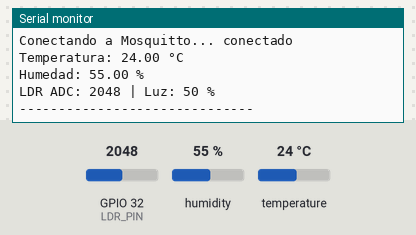
Bench run of a sketch on a simulated ESP32. On the bench: the last lines printed to the serial monitor. The inputs (shaded band) are chosen by the test bench; at power-on: humidity 55 %, GPIO 32 (LDR_PIN) = 2048, temperature 24 °C (analog values on the 0–4095 scale). WiFi joins after 1.5 s; servers stay silent unless stated; no MQTT or app messages arrive unless stated.

Above: at 2.7 s.
2.8 s: humidity set to 22 %
5.5 s: GPIO 32 (LDR_PIN) set to 2866
At 7.1 s:
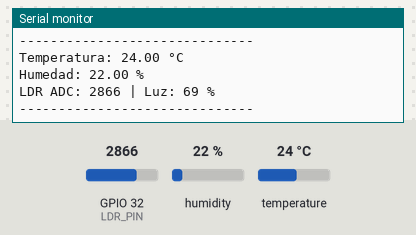
8.2 s: temperature set to 12 °C
10.9 s: GPIO 32 (LDR_PIN) set to 3603
At 13.2 s:
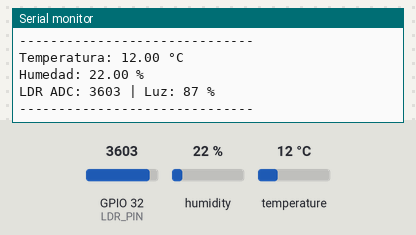
13.6 s: humidity set to 40 %
At 14.4 s:
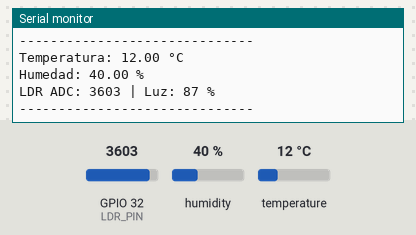
Timing chart, 0 to 16.6 s (numbered marks = the images above; inputs shaded):
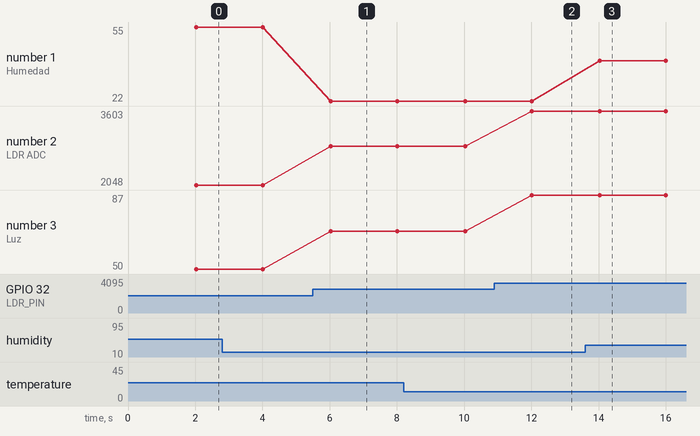

The sketch:

Taller.ino
```cpp
#include <WiFi.h>
#include <PubSubClient.h>
#include <DHT.h>

// ======================================================
// CONFIGURACIÓN WIFI
// ======================================================

const char* WIFI_SSID = "ARTEFACTOS";
const char* WIFI_PASSWORD = "s^3sQ#9teskVgnb";

// ======================================================
// CONFIGURACIÓN MQTT
// ======================================================

const char* MQTT_SERVER = "10.110.0.29";
const int MQTT_PORT = 1883;

// Topics utilizados por el dashboard React.
const char* TOPIC_TEMPERATURA = "clima/esp32/temperatura";
const char* TOPIC_HUMEDAD = "clima/esp32/humedad";
const char* TOPIC_LUZ = "clima/esp32/luz";

// ======================================================
// CONFIGURACIÓN DE SENSORES
// ======================================================

#define DHT_PIN 4        // DATA del DHT11
#define DHT_TYPE DHT11
#define LDR_PIN 32       // Punto medio del divisor LDR + 10k

DHT dht(DHT_PIN, DHT_TYPE);

WiFiClient wifiClient;
PubSubClient mqttClient(wifiClient);

// Enviar una lectura cada 2 segundos.
const unsigned long INTERVALO_ENVIO = 2000;

unsigned long ultimoEnvio = 0;

void conectarWiFi() {

  Serial.print("Conectando a WiFi");

  WiFi.begin(WIFI_SSID, WIFI_PASSWORD);

  while (WiFi.status() != WL_CONNECTED) {
    delay(500);
    Serial.print(".");
  }

  Serial.println();
  Serial.println("WiFi conectado");

  Serial.print("IP del ESP32: ");
  Serial.println(WiFi.localIP());
}

void conectarMQTT() {

  while (!mqttClient.connected()) {

    Serial.print("Conectando a Mosquitto...");

    // Crear un Client ID diferente para este ESP32.
    String clientId = "ESP32-";
    clientId += String(
      (uint32_t)(ESP.getEfuseMac() & 0xFFFFFFFF),
      HEX
    );

    if (mqttClient.connect(clientId.c_str())) {

      Serial.println(" conectado");

    } else {

      Serial.print(" error, rc=");
      Serial.print(mqttClient.state());
      Serial.println(". Reintentando en 2 segundos...");

      delay(2000);
    }
  }
}

// ======================================================
// LEER Y PUBLICAR SENSORES
// ======================================================

void publicarSensores() {

  // 1 y 2. Obtener temperatura y humedad del DHT11.
  float temperatura = dht.readTemperature();
  float humedad = dht.readHumidity();

  // Si la lectura falla, no publicar datos inválidos.
  if (isnan(temperatura) || isnan(humedad)) {
    Serial.println("Error leyendo el DHT11");
    return;
  }

  // 3. Leer la LDR (ADC de 12 bits: 0 a 4095)
  //    y convertirla a porcentaje (0 a 100 %).
  int ldrAdc = analogRead(LDR_PIN);
  int luz = map(ldrAdc, 0, 4095, 0, 100);
  luz = constrain(luz, 0, 100);

  // 4. MQTT envía texto, así que se convierten los números a cadenas.
  char tempStr[10];
  char humStr[10];
  char luzStr[10];

  dtostrf(temperatura, 1, 2, tempStr);
  dtostrf(humedad, 1, 2, humStr);
  snprintf(luzStr, sizeof(luzStr), "%d", luz);

  // 5. Publicar cada dato en su topic.
  //    true = mensaje retained: el broker guarda el último valor
  //    y lo entrega al dashboard apenas se conecta o recarga.
  mqttClient.publish(TOPIC_TEMPERATURA, tempStr, true);
  mqttClient.publish(TOPIC_HUMEDAD, humStr, true);
  mqttClient.publish(TOPIC_LUZ, luzStr, true);

  // 6. Mostrar las mediciones en el Monitor Serial.
  Serial.print("Temperatura: ");
  Serial.print(tempStr);
  Serial.println(" °C");

  Serial.print("Humedad: ");
  Serial.print(humStr);
  Serial.println(" %");

  Serial.print("LDR ADC: ");
  Serial.print(ldrAdc);
  Serial.print(" | Luz: ");
  Serial.print(luz);
  Serial.println(" %");

  Serial.println("------------------------------");
}

void setup() {

  Serial.begin(115200);

  // Inicializar sensores y pines.
  dht.begin();
  pinMode(LDR_PIN, INPUT);
  analogReadResolution(12);   // Lecturas de 0 a 4095

  conectarWiFi();

  mqttClient.setServer(
    MQTT_SERVER,
    MQTT_PORT
  );
}

void loop() {

  // Si se pierde WiFi, volver a conectarse.
  if (WiFi.status() != WL_CONNECTED) {
    conectarWiFi();
  }

  // Si se pierde MQTT, volver a conectarse.
  if (!mqttClient.connected()) {
    conectarMQTT();
  }

  mqttClient.loop();

  // Publicar sensores cada 2 segundos.
  if (millis() - ultimoEnvio >= INTERVALO_ENVIO) {

    ultimoEnvio = millis();

    publicarSensores();
  }
}
```

Measured:
- after the input at 5.5 s, the serial monitor: prints a new line after 0.53 s (image 1)
- after the input at 10.9 s, the serial monitor: prints a new line after 1.1 s (image 2)
- after the input at 13.6 s, the serial monitor: prints a new line after 0.43 s (image 3)
- plotted number 1: 22 → 40 after the input at 13.6 s
- plotted number 2: 2048 → 2866 after the input at 5.5 s, 2866 → 3603 after the input at 10.9 s
- plotted number 3: 50 → 69 after the input at 5.5 s, 69 → 87 after the input at 10.9 s
